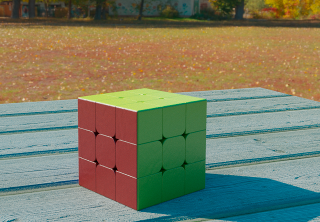
#> input picture rcimg.png, 320 x 222 px, given in place of image.png, which was not available
$ python 'img to nw.py'
#> lines starting #> are read from the running program, lines starting #| are printed output that depends on the picture; after the words box and inside, x2 and y2 are one past the last pixel; in counts of white or black regions, pixels touching at a corner belong together; pictures that were not available may be replaced by others from this repository, and a replacement may not be noted
### dithering.py
import numpy as np
import cv2 as cv

# [46 lines left out: function main, not called in this run]


    # print(timeit.timeit("ordered_dithering(original_image)", "original_image = cv.imread('ditheringexample.png')", globals=globals(),number=3000))
    # print(timeit.timeit("floyd_steinberg(original_image,palette)", "original_image = cv.imread('ditheringexample.png');palette = np.array(((0,0,255),(0,255,0),(255,0,0),(0,0,0),(255,255,255)))", globals=globals(),number=5))

def closest_color(input,palette,show_progress = True):
    if type(input) == int:
        return palette[(np.square(palette[:,0]-input)+np.square(palette[:,1]-input)+np.square(palette[:,2]-input)).argmin()]
    elif input.shape == (3,):
        return palette[(np.square(palette[:,0]-input[0])+np.square(palette[:,1]-input[1])+np.square(palette[:,2]-input[2])).argmin()]
    else:
        output = np.full_like(input,0,dtype=np.uint8)
        for y,row in enumerate(input):
            for x,value in enumerate(row):
                output[y][x] = palette[(np.square(palette[:,0]-value[0])+np.square(palette[:,1]-value[1])+np.square(palette[:,2]-value[2])).argmin()]
            if not y%(input.shape[0]//10):
                if show_progress:
                    cv.imshow("progress",output)
                if cv.waitKey(1) == ord("q"):
                    break
        if show_progress:
            cv.destroyWindow("progress")
            cv.waitKey(1)
            return output

# [32 lines left out: functions average_dithering, random_dithering, ordered_dithering, not called in this run]

"""
        1  3        1  9  3 11        These patterns (and their rotations

        4  2       13  5 15  7        and reflections) are optimal for a

                    4 12  2 10        dispersed-pattern ordered dither.

                   16  8 14  6
"""

def floyd_steinberg(input_image,palette = np.array(((0,0,0),(255,255,255))),show_progress = True):
    shape = input_image.shape
    output_image = np.zeros(shape,dtype=np.uint8)
    # output_image = np.copy(input_image)
    input_image = np.pad(input_image,((0,1),(0,1),(0,0))).astype(np.int16)
    for y in range(shape[0]):
        for x in range(shape[1]):
            old_pixel = np.clip(input_image[y][x],0,255)
            new_pixel = closest_color(np.full((3,),old_pixel),palette)
            output_image[y][x] = new_pixel
            quantization_error = old_pixel - new_pixel
            input_image[y    ][x + 1] += (quantization_error * 0.4375).astype(np.int16) # 7 / 16
            input_image[y + 1][x - 1] += (quantization_error * 0.1875).astype(np.int16) # 3 / 16
            input_image[y + 1][x    ] += (quantization_error * 0.3125).astype(np.int16) # 5 / 16
            input_image[y + 1][x + 1] += (quantization_error * 0.0625).astype(np.int16) # 1 / 16
        if not y%(shape[0]//10):
            if show_progress:
                cv.imshow("progress",output_image)
            if cv.waitKey(1) == ord("q"):
                break
    if show_progress:
        cv.destroyWindow("progress")
        cv.waitKey(1)
    return output_image

# [2 lines that do not run on import are left out]

### img to nw.py
import cv2 as cv
import numpy as np
greyscale = True
dither = True

binary = True
characters  = False
chunksize = 16
img = cv.imread("image.png")
#> img is the input picture: shape (222, 320, 3); mean B, G, R 99.2, 123.5, 120.9

if img is None:
    print("image not found")
    raise SystemExit

if dither:
    import dithering
    img = np.repeat(np.expand_dims(np.mean(img,2),2),3,2).astype(np.uint8)
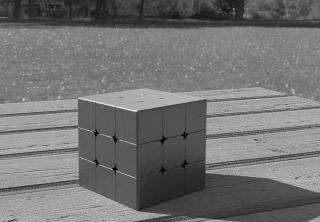
#> img: shape (222, 320, 3); min 0, max 231, mean 114.2
    cv.imshow("image",img)
    img = dithering.floyd_steinberg(img,np.array(((0,0,0),(255,255,255))))
#> in floyd_steinberg, `input_image = np.pad(input_image,((0,1),(0,1),(0,0))).astype(np.int16)`:
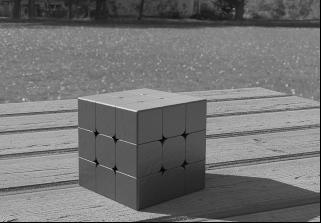
#> input_image: shape (223, 321, 3) int16; min 0, max 231, mean 113.3
#> the loop in floyd_steinberg, `for y in range(shape[0]):` made 1 pass; (key q is pressed on pass 1)
#> pass 1, in floyd_steinberg, `cv.imshow("progress",output_image)`:
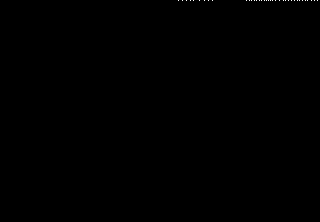
#> window 'progress': shape (222, 320, 3); 0.05% white in thin lines or dots, all inside (x1, y1, x2, y2) = (178, 0, 318, 1)
#> after the loop in floyd_steinberg, `for y in range(shape[0]):`:
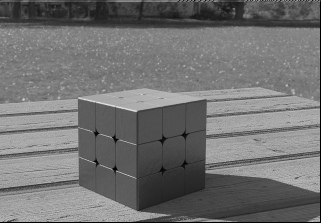
#> input_image: shape (223, 321, 3) int16; 0.9% of pixels changed, all inside (x1, y1, x2, y2) = (0, 0, 321, 2)
pixelsize = min(320//img.shape[1],222//img.shape[0])
#> pixelsize = 1
cv.imshow("out",img)

if binary:
    if characters:
        out = f"from kandinsky import fill_rect,color\ndef l(input):\n  global y\n  for i in range({img.shape[1]//chunksize}):\n    binary = bin(ord(input[i]))\n    for x in range(len(binary)-2):\n      fill_rect((i*{chunksize}+x)*{pixelsize}+{(320-pixelsize*img.shape[1])//2},y*{pixelsize}+{(222-pixelsize*img.shape[0])//2},{pixelsize},{pixelsize},binary[-x-1]) \n  y += 1\ny = 0\nfill_rect(0,0,320,222,(0,0,0))\n"
    else:
        out = f"from kandinsky import fill_rect,color\ndef l(input):\n  global y\n  for i in range({img.shape[1]//chunksize}):\n    binary = bin(input[i])\n    for x in range(len(binary)-2):\n      fill_rect((i*{chunksize}+x)*{pixelsize}+{(320-pixelsize*img.shape[1])//2},y*{pixelsize}+{(222-pixelsize*img.shape[0])//2},{pixelsize},{pixelsize},binary[-x-1]) \n  y += 1\ny = 0\nfill_rect(0,0,320,222,(0,0,0))\n"
else:
    if greyscale:
        out = f"from kandinsky import fill_rect,color\ndef l(img):\n  global y\n  n = 0\n  for x in range({img.shape[1]}):\n    fill_rect(x*{pixelsize}+{(320-pixelsize*img.shape[1])//2},y*{pixelsize}+{(222-pixelsize*img.shape[0])//2},{pixelsize},{pixelsize},color(img[n],img[n],img[n]))\n    n += 1\n  y += 1\ny = 0\nfill_rect(0,0,320,222,(0,0,0))\n"
    else:
        out = f"from kandinsky import fill_rect,color\ndef l(img):\n  global y\n  n = 0\n  for x in range({img.shape[1]}):\n    fill_rect(x*{pixelsize}+{(320-pixelsize*img.shape[1])//2},y*{pixelsize}+{(222-pixelsize*img.shape[0])//2},{pixelsize},{pixelsize},color(img[n],img[n+1],img[n+2]))\n    n += 3\n  y += 1\ny = 0\nfill_rect(0,0,320,222,(0,0,0))\n"

if binary:
    if characters:
        chunksize = 8
        img = np.mean(img,2).astype(np.uint8)
        img = np.where(img == 255, 1,0).astype(np.uint8)
        data = np.full((img.shape[0],int(np.ceil(img.shape[1]/chunksize))),0,dtype=np.uint32)
        for y,row in enumerate(img):
            for i,x in enumerate(row):
                data[y,i//chunksize] += x*(2**(i%chunksize))
        for y in data:
            out += "l(("
            for x in y:
                out += f"{chr(x)},"
            out = out[:-1] + "))\n"
    else:
        img = np.mean(img,2).astype(np.uint8)
        img = np.where(img == 255, 1,0).astype(np.uint8)
#> (the run stopped early here; a loop or call above may not have finished)
